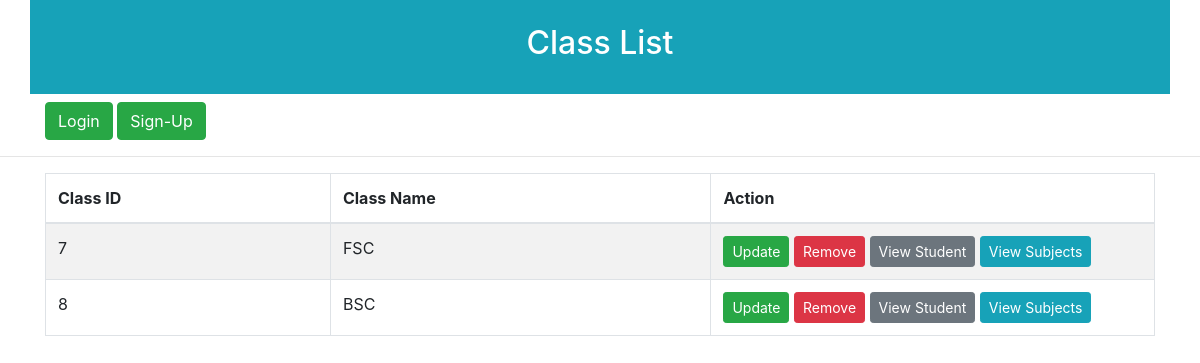
Screenshot of /class_app/classes_list/ with the database file from the repository.
### class_app/models.py (models this page shows, shortened)
class Add_class(models.Model):
	class_name = models.CharField(max_length=120)

### class_app/views.py (the view)
# urls.py: path('classes_list/', views.classes_list, name='classes_list'),
def classes_list(request):
	all_classes = Add_class.objects.all()
	data = {'all_classes': all_classes}
	return render(request, 'classes_list.html', data)

### templates/classes_list.html
{% extends 'links.html' %}
{% load static %}
{% block content %}
	<div class="container p-4 bg-info text-white text-center">
		<h2>Class List</h2>
	</div>
	{% include 'nav.html' %}
	<hr>
	<div class="container mt-3">
		<table class="table table-bordered table-striped table-hover">
			<tr>
				<thead>
					<th>Class ID</th>
					<th>Class Name</th>
					<th style="width: 40%;">Action</th>
				</thead>
			</tr>
			<tbody>
				{% for i in all_classes %}
				<tr>
					<td>{{ i.id }}</td>
					<td>{{ i.class_name }}</td>
					<td>
						<a href="" class="btn btn-success btn-sm">Update</a>
						<a href="" class="btn btn-danger btn-sm">Remove</a>
						<a href="{% url 'get_student_class' i.id %}" class="btn btn-secondary btn-sm">View Student</a>
						<a href="{% url 'get_class_subject' i.id %}" class="btn btn-info btn-sm">View Subjects</a>
					</td>
				</tr>
				{% endfor %}
			</tbody>
		</table>
	</div>
</body>
{% endblock %}

### rows the page displays
Add_class: id "7", class_name "FSC"
Add_class: id "8", class_name "BSC"
